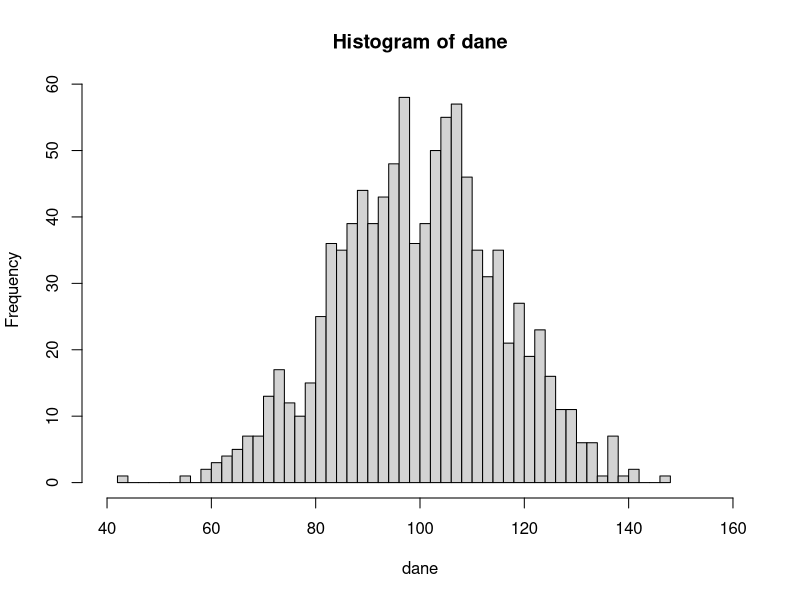
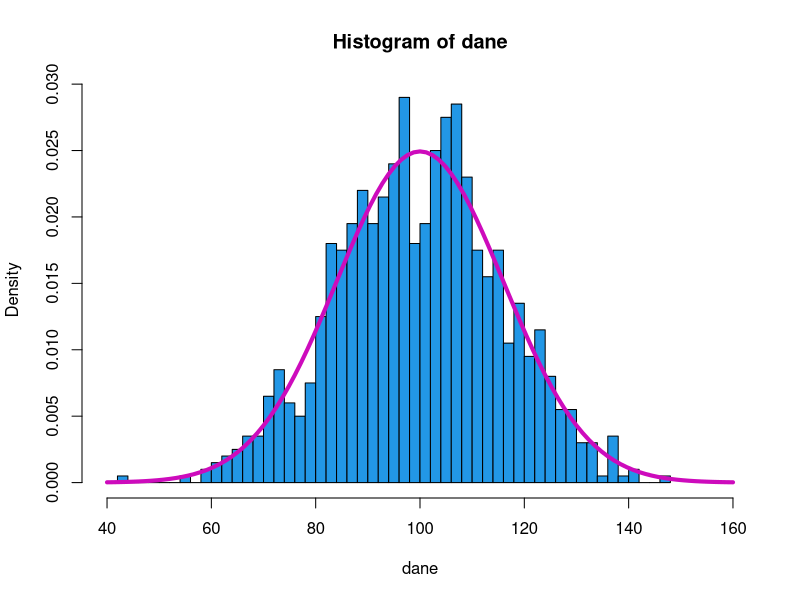
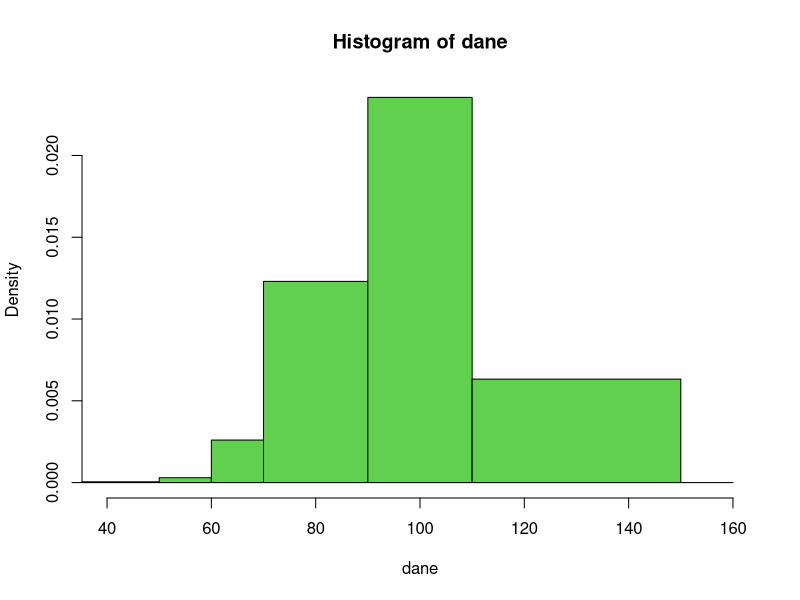
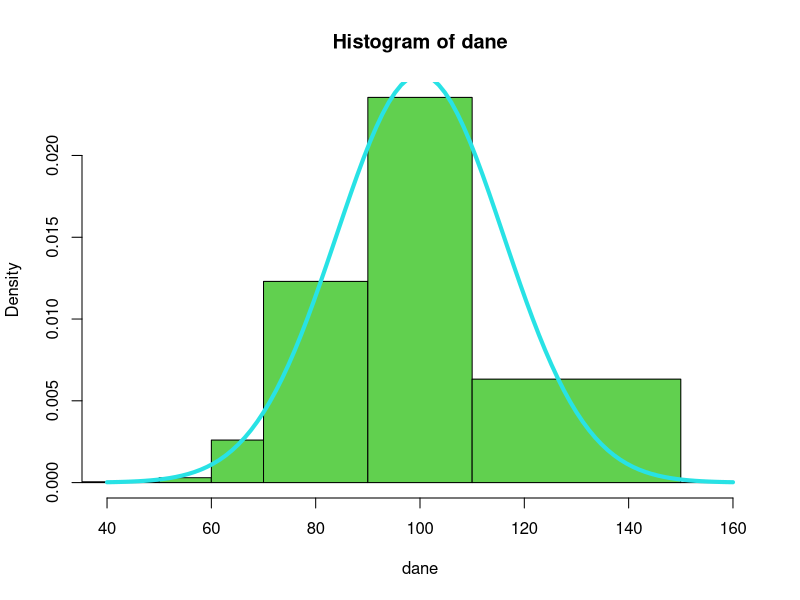

These charts were generated, in order, by the following R code:
dane <- rnorm(1000, 100, 16)

h <- hist(dane, breaks = 50, xlim = c(40, 160), freq = TRUE)
h <- hist(dane, breaks = 50, xlim = c(40, 160), col = 4, freq = FALSE) # freq = FALSE dla wykresu gęstości # nolint
str(h)

curve(dnorm(x, 100, 16), from = 40, to = 160, lwd = 4, col = 6, add = TRUE)

breaks <- c(30, 50, 60, 70, 90, 110, 150, 160)
h2 <- hist(dane, breaks = breaks, xlim = c(40, 160), col = 3)

h2 <- hist(dane, breaks = breaks, xlim = c(40, 160), col = 3, freq = FALSE)
curve(dnorm(x, 100, 16), from = 40, to = 160, lwd = 4, col = 5, add = TRUE)

# NOTE:
# wykres częstości i gęstości zmiennej losowej
# freq = FALSE - wykres gęstości
